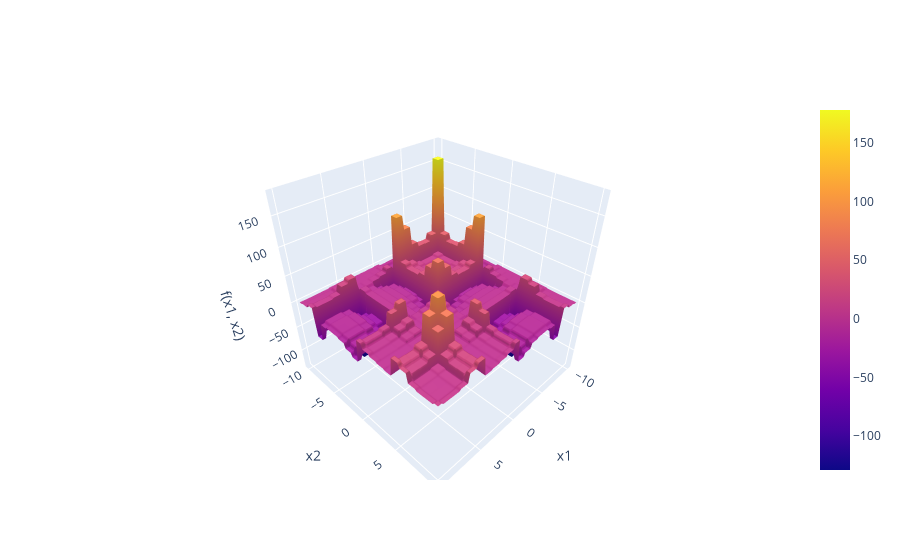

Notebook code cell kept with this figure:
### Code cell
import torch
import numpy as np
import plotly.graph_objs as go

func = schubert_function

# 2次元グリッドを作成
x = np.linspace(-10, 10, 100)
y = np.linspace(-10, 10, 100)
X, Y = np.meshgrid(x, y)
Z = np.zeros_like(X)

# 各グリッド点でSchubert関数を計算
for i in range(X.shape[0]):
    for j in range(X.shape[1]):
        point = torch.tensor([[X[i, j].round(), Y[i, j].round()]], dtype=torch.float32)
        Z[i, j] = func(point).item()

# Plotlyで3Dプロットを作成
fig = go.Figure(data=[go.Surface(z=Z, x=X, y=Y)])
fig.update_layout(title='', autosize=False,
                  scene=dict(
                      xaxis_title='x1',
                      yaxis_title='x2',
                      zaxis_title='f(x1, x2)'
                  ))

fig.show()

### Figure 1 — Plotly figure (JSON) as saved in the notebook; plotly's stock layout.template omitted (floating-point values rounded to 4 significant figures; data arrays with more than 128 entries replaced by an {"elided": "..."} marker saying what was removed)
{"data": [{"type": "surface", "x": {"elided": "100x100 float values"}, "y": {"elided": "100x100 float values"}, "z": {"elided": "100x100 float values"}}], "layout": {"autosize": false, "scene": {"xaxis": {"title": {"text": "x1"}}, "yaxis": {"title": {"text": "x2"}}, "zaxis": {"title": {"text": "f(x1, x2)"}}}, "title": {"text": ""}}}
